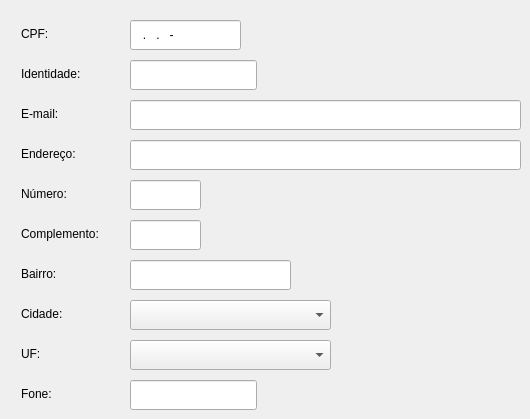
    <widget class="QWidget" name="widget">
     <attribute name="title">
      <string>Endereco</string>
     </attribute>
     <widget class="QLineEdit" name="mrg">
      <property name="geometry">
       <rect>
        <x>130</x>
        <y>60</y>
        <width>127</width>
        <height>30</height>
       </rect>
      </property>
      <property name="styleSheet">
       <string notr="true"/>
      </property>
      <property name="maxLength">
       <number>15</number>
      </property>
     </widget>
     <widget class="QLineEdit" name="mfone">
      <property name="geometry">
       <rect>
        <x>130</x>
        <y>380</y>
        <width>127</width>
        <height>30</height>
       </rect>
      </property>
      <property name="styleSheet">
       <string notr="true"/>
      </property>
      <property name="maxLength">
       <number>10</number>
      </property>
     </widget>
     <widget class="QLineEdit" name="mcomplemento">
      <property name="geometry">
       <rect>
        <x>130</x>
        <y>220</y>
        <width>71</width>
        <height>30</height>
       </rect>
      </property>
      <property name="styleSheet">
       <string notr="true"/>
      </property>
      <property name="maxLength">
       <number>6</number>
      </property>
     </widget>
     <widget class="QLabel" name="label_20">
      <property name="geometry">
       <rect>
        <x>21</x>
        <y>180</y>
        <width>100</width>
        <height>28</height>
       </rect>
      </property>
      <property name="styleSheet">
       <string notr="true"/>
      </property>
      <property name="text">
       <string>Número:</string>
      </property>
     </widget>
     <widget class="QLabel" name="label_33">
      <property name="geometry">
       <rect>
        <x>21</x>
        <y>60</y>
        <width>100</width>
        <height>28</height>
       </rect>
      </property>
      <property name="styleSheet">
       <string notr="true"/>
      </property>
      <property name="text">
       <string>Identidade:</string>
      </property>
     </widget>
     <widget class="QLineEdit" name="memail">
      <property name="geometry">
       <rect>
        <x>130</x>
        <y>100</y>
        <width>391</width>
        <height>30</height>
       </rect>
      </property>
      <property name="styleSheet">
       <string notr="true"/>
      </property>
      <property name="maxLength">
       <number>60</number>
      </property>
     </widget>
     <widget class="QLabel" name="label_19">
      <property name="geometry">
       <rect>
        <x>21</x>
        <y>140</y>
        <width>100</width>
        <height>28</height>
       </rect>
      </property>
      <property name="styleSheet">
       <string notr="true"/>
      </property>
      <property name="text">
       <string>Endereço:</string>
      </property>
     </widget>
     <widget class="QLabel" name="label_25">
      <property name="geometry">
       <rect>
        <x>21</x>
        <y>300</y>
        <width>100</width>
        <height>28</height>
       </rect>
      </property>
      <property name="styleSheet">
       <string notr="true"/>
      </property>
      <property name="text">
       <string>Cidade:</string>
      </property>
     </widget>
     <widget class="QComboBox" name="comboBox">
      <property name="geometry">
       <rect>
        <x>130</x>
        <y>300</y>
        <width>201</width>
        <height>30</height>
       </rect>
      </property>
      <property name="styleSheet">
       <string notr="true"/>
      </property>
     </widget>
     <widget class="QLineEdit" name="mendereco">
      <property name="geometry">
       <rect>
        <x>130</x>
        <y>140</y>
        <width>391</width>
        <height>30</height>
       </rect>
      </property>
      <property name="styleSheet">
       <string notr="true"/>
      </property>
      <property name="maxLength">
       <number>40</number>
      </property>
     </widget>
     <widget class="QLabel" name="label_27">
      <property name="geometry">
       <rect>
        <x>21</x>
        <y>220</y>
        <width>100</width>
        <height>28</height>
       </rect>
      </property>
      <property name="styleSheet">
       <string notr="true"/>
      </property>
      <property name="text">
       <string>Complemento:</string>
      </property>
     </widget>
     <widget class="QLabel" name="label_30">
      <property name="geometry">
       <rect>
        <x>21</x>
        <y>340</y>
        <width>100</width>
        <height>28</height>
       </rect>
      </property>
      <property name="styleSheet">
       <string notr="true"/>
      </property>
      <property name="text">
       <string>UF:</string>
      </property>
     </widget>
     <widget class="QLabel" name="label_28">
      <property name="geometry">
       <rect>
        <x>21</x>
        <y>260</y>
        <width>100</width>
        <height>28</height>
       </rect>
      </property>
      <property name="styleSheet">
       <string notr="true"/>
      </property>
      <property name="text">
       <string>Bairro:</string>
      </property>
     </widget>
     <widget class="QLineEdit" name="mnumero">
      <property name="geometry">
       <rect>
        <x>130</x>
        <y>180</y>
        <width>71</width>
        <height>30</height>
       </rect>
      </property>
      <property name="styleSheet">
       <string notr="true"/>
      </property>
      <property name="maxLength">
       <number>6</number>
      </property>
     </widget>
     <widget class="QComboBox" name="comboBox_2">
      <property name="geometry">
       <rect>
        <x>130</x>
        <y>340</y>
        <width>201</width>
        <height>30</height>
       </rect>
      </property>
      <property name="styleSheet">
       <string notr="true"/>
      </property>
     </widget>
     <widget class="QLabel" name="label_24">
      <property name="geometry">
       <rect>
        <x>21</x>
        <y>100</y>
        <width>100</width>
        <height>28</height>
       </rect>
      </property>
      <property name="styleSheet">
       <string notr="true"/>
      </property>
      <property name="text">
       <string>E-mail:</string>
      </property>
     </widget>
     <widget class="QLineEdit" name="mcpf">
      <property name="geometry">
       <rect>
        <x>130</x>
        <y>20</y>
        <width>111</width>
        <height>30</height>
       </rect>
      </property>
      <property name="styleSheet">
       <string notr="true"/>
      </property>
      <property name="inputMask">
       <string>999.999.999-99</string>
      </property>
      <property name="alignment">
       <set>Qt::AlignLeading|Qt::AlignLeft|Qt::AlignVCenter</set>
      </property>
     </widget>
     <widget class="QLabel" name="label_32">
      <property name="geometry">
       <rect>
        <x>21</x>
        <y>20</y>
        <width>100</width>
        <height>28</height>
       </rect>
      </property>
      <property name="styleSheet">
       <string notr="true"/>
      </property>
      <property name="text">
       <string>CPF:</string>
      </property>
     </widget>
     <widget class="QLabel" name="label_31">
      <property name="geometry">
       <rect>
        <x>21</x>
        <y>380</y>
        <width>100</width>
        <height>28</height>
       </rect>
      </property>
      <property name="styleSheet">
       <string notr="true"/>
      </property>
      <property name="text">
       <string>Fone:</string>
      </property>
     </widget>
     <widget class="QLineEdit" name="mbairro">
      <property name="geometry">
       <rect>
        <x>130</x>
        <y>260</y>
        <width>161</width>
        <height>30</height>
       </rect>
      </property>
      <property name="styleSheet">
       <string notr="true"/>
      </property>
      <property name="maxLength">
       <number>20</number>
      </property>
     </widget>
    </widget>
